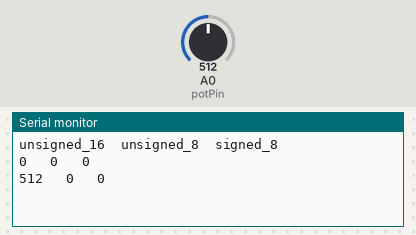
This sketch was run on a simulated Arduino Uno, built with avr-gcc and run on an emulated ATmega328P. Shown: the last lines printed to the serial monitor. The inputs (shaded band) are chosen by the test bench; at power-on: A0 (potPin) = 512.

Above: at 1.2 s.
1.3 s: A0 (potPin) set to 716
At 2.5 s:
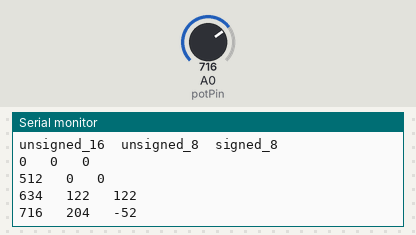
2.8 s: A0 (potPin) set to 900
At 3.6 s:
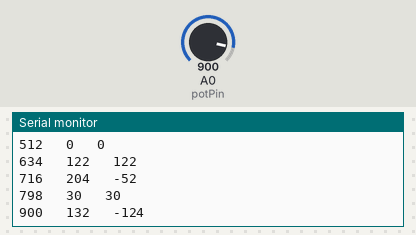
Timing chart, 0 to 5.8 s (numbered marks = the images above; inputs shaded):
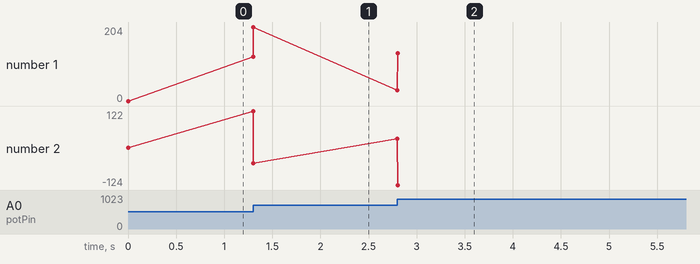

The sketch:

0104_ADC_Function_and_Integers_V001.ino
```cpp
/*
 * Reads potentiometer voltage.
 * Change detection (noise reduction) of ADC value inspired by Jonas Zender: Memory > 1 (dn1, dn2).
 * Notice that the boolean variable hasChanged can be modified inside analogAvg().
 * In the argument list of analogAvg() not the value of hasChanged is passed but the reference to the variable.
 *
 * The ADC output is stored in uint16_t, uint8_t and int8_t.
 * Open the serial plotter, turn the potentiometer and observe the curves.
 * What do you observe? Why does it happen?
 */

const int potPin = A0;

uint16_t iu16 = 0; // unsigned, 16 bits
uint8_t   iu8 = 0; // unsigned, 8 bits
int8_t    is8 = 0; // signed, 8 bits

boolean hasChanged = true;

uint8_t numAvg = 20;

void setup() {
  Serial.begin(115200);
  hasChanged = true;
  Serial.println("unsigned_16  unsigned_8  signed_8");
}

void loop() {

  if (hasChanged) {
    hasChanged = false;
    Serial.print(iu16);
    Serial.print("   ");
    Serial.print(iu8);
    Serial.print("   ");
    Serial.println(is8);
  }

  iu16 = avgAnalog(potPin, numAvg, &hasChanged);
  is8 = iu8 = iu16;
}

uint16_t avgAnalog(int potPin, int n, boolean* isNew) {
  // static conserves the values of dn1 and dn2,
  // even if the program execution has returned from the function.
  static int dn1 = 0; // memory, the state of dn 1 step ago
  static int dn2 = 0; // memory, the state of dn 2 steps ago

  int dn = 0;
  for (uint8_t i = 0; i < n; i++) dn += analogRead(potPin);
  dn /= n;

  if ((dn != dn1) and (dn != dn2)) {
    *isNew = true;
    dn2 = dn1; dn1 = dn;
  }
  else hasChanged = false;
  return(dn);
}
```

Measured:
- after the input at 1.3 s, the serial monitor: prints a new line at once (image 1)
- after the input at 2.8 s, the serial monitor: prints a new line at once (image 2)
- plotted number 1: 0 → 204 after the input at 1.3 s, 204 → 132 after the input at 2.8 s
- plotted number 2: 0 → -52 after the input at 1.3 s, -52 → -124 after the input at 2.8 s
